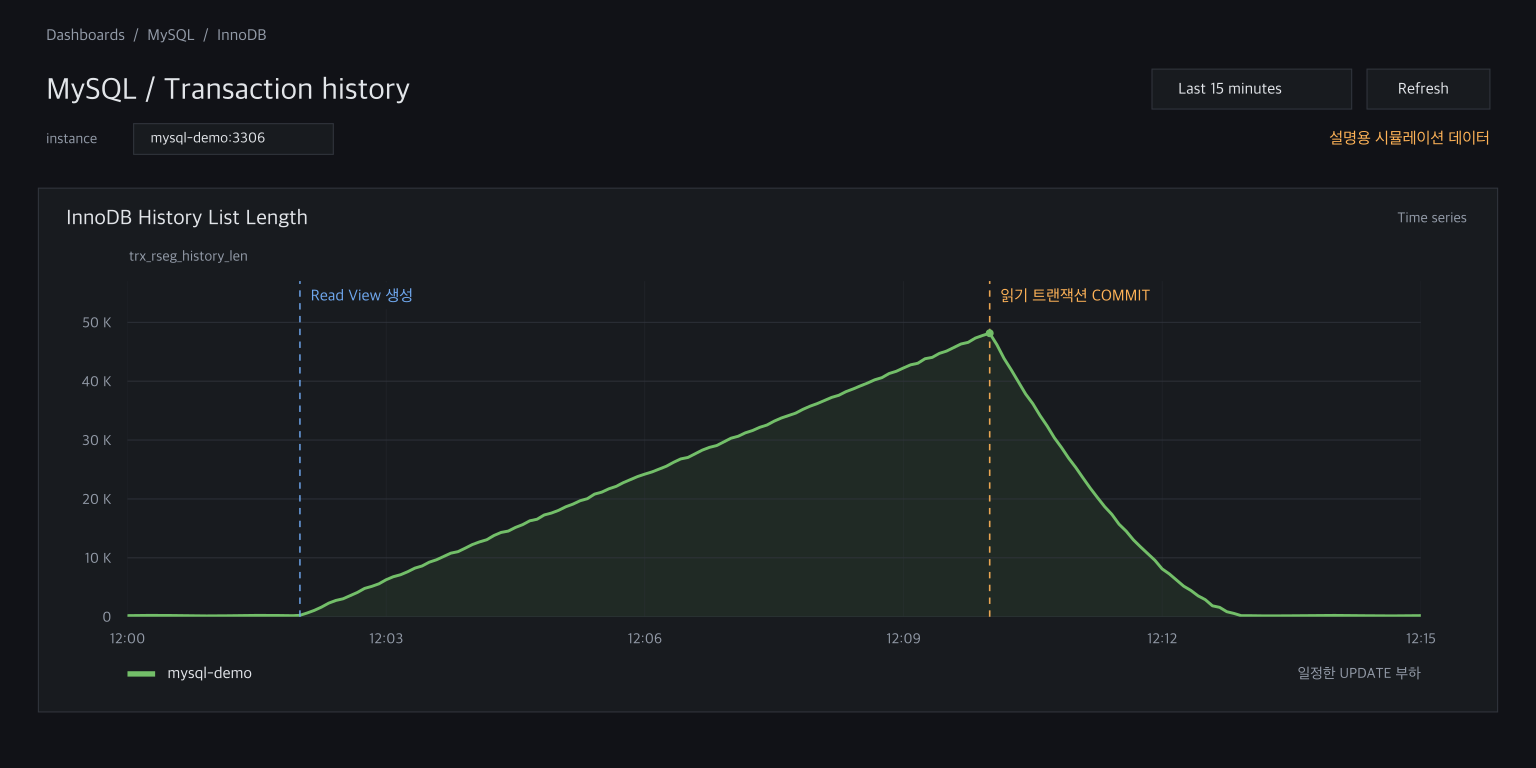

This chart was generated by the following Python code:
"""Render an illustrative Grafana-style panel. All plotted data is synthetic.
Requires matplotlib and numpy. Run this file to regenerate PNG and SVG.
"""
from pathlib import Path
import numpy as np
import matplotlib
matplotlib.use('Agg')
import matplotlib.pyplot as plt
from matplotlib import font_manager
from matplotlib.patches import FancyBboxPatch, Rectangle

OUT = Path(__file__).resolve().parent
font_path = Path('/System/Library/Fonts/AppleSDGothicNeo.ttc')
if font_path.exists():
    font_manager.fontManager.addfont(str(font_path))
    plt.rcParams['font.family'] = font_manager.FontProperties(fname=str(font_path)).get_name()
plt.rcParams.update({'font.size': 12, 'svg.fonttype': 'path', 'axes.unicode_minus': False})
BG, PANEL, BORDER = '#111217', '#181b1f', '#30343c'
TEXT, MUTED, GREEN, ORANGE, BLUE = '#e2e5e9', '#939ba8', '#73bf69', '#ffb357', '#6fa8ef'
fig = plt.figure(figsize=(16, 8), dpi=150, facecolor=BG)

def text(x, y, s, size=12, color=TEXT, **kwargs):
    fig.text(x, y, s, fontsize=size, color=color, va='center', **kwargs)

def rect(x, y, w, h, color=PANEL, edge=BORDER):
    fig.add_artist(Rectangle((x, y), w, h, transform=fig.transFigure,
                             facecolor=color, edgecolor=edge, linewidth=.8, zorder=0))

text(.03, .954, 'Dashboards  /  MySQL  /  InnoDB', 12, MUTED)
text(.03, .883, 'MySQL / Transaction history', 23, weight='bold')
rect(.75, .858, .13, .052)
text(.767, .884, 'Last 15 minutes', 12)
rect(.89, .858, .08, .052)
text(.91, .884, 'Refresh', 12)
text(.03, .819, 'instance', 11, MUTED)
rect(.087, .799, .13, .04)
text(.098, .82, 'mysql-demo:3306', 11)
text(.97, .82, '설명용 시뮬레이션 데이터', 12, ORANGE, ha='right')
rect(.025, .073, .95, .682)
text(.043, .716, 'InnoDB History List Length', 16, weight='bold')
text(.955, .716, 'Time series', 11, MUTED, ha='right')

ax = fig.add_axes([.083, .197, .842, .437], facecolor=PANEL)
x = np.arange(0, 901, 5)
rng = np.random.default_rng(27)
y = np.empty(len(x))
for i, sec in enumerate(x):
    if sec < 120:
        y[i] = 180 + 45*np.sin(sec/12)
    elif sec <= 600:
        y[i] = 180 + (sec-120)*100 + rng.uniform(-140, 140)
    elif sec <= 780:
        y[i] = max(180, 48180*(1-(sec-600)/180)**1.6 + rng.uniform(-200, 200))
    else:
        y[i] = 180 + 40*np.sin(sec/13)
y = np.maximum(y, 80)
ax.fill_between(x, y, color=GREEN, alpha=.09)
ax.plot(x, y, color=GREEN, linewidth=2.2)
ax.set_xlim(0, 900)
ax.set_ylim(0, 57000)
ax.set_yticks([0, 10000, 20000, 30000, 40000, 50000], ['0', '10 K', '20 K', '30 K', '40 K', '50 K'])
ax.set_xticks(np.arange(0, 901, 180), ['12:00', '12:03', '12:06', '12:09', '12:12', '12:15'])
ax.tick_params(colors=MUTED, length=0, pad=12, labelsize=11)
ax.grid(axis='y', color=BORDER, linewidth=.65)
ax.grid(axis='x', color=BORDER, linewidth=.4, alpha=.5)
for spine in ax.spines.values():
    spine.set_visible(False)
for sec, label, color in [(120, 'Read View 생성', BLUE), (600, '읽기 트랜잭션 COMMIT', ORANGE)]:
    ax.axvline(sec, color=color, linewidth=1.2, linestyle=(0, (4, 4)), alpha=.9)
    ax.annotate(label, (sec, 54500), xytext=(8, 0), textcoords='offset points',
                color=color, fontsize=12, va='center',
                bbox=dict(boxstyle='round,pad=.4', facecolor=PANEL, edgecolor='none'))
ax.plot([600], [y[np.where(x==600)[0][0]]], 'o', color=GREEN, markersize=5)
text(.084, .666, 'trx_rseg_history_len', 11, MUTED)
fig.add_artist(Rectangle((.083, .119), .018, .007, transform=fig.transFigure,
                         facecolor=GREEN, edgecolor='none'))
text(.109, .123, 'mysql-demo', 12)
text(.925, .123, '일정한 UPDATE 부하', 11, MUTED, ha='right')
fig.savefig(OUT / '04-history-list-chart.png', facecolor=BG, dpi=150)
fig.savefig(OUT / '04-history-list-chart.svg', facecolor=BG)
svg_path = OUT / '04-history-list-chart.svg'
svg_path.write_text('\n'.join(line.rstrip() for line in svg_path.read_text().splitlines()) + '\n')
print(OUT / '04-history-list-chart.png')
